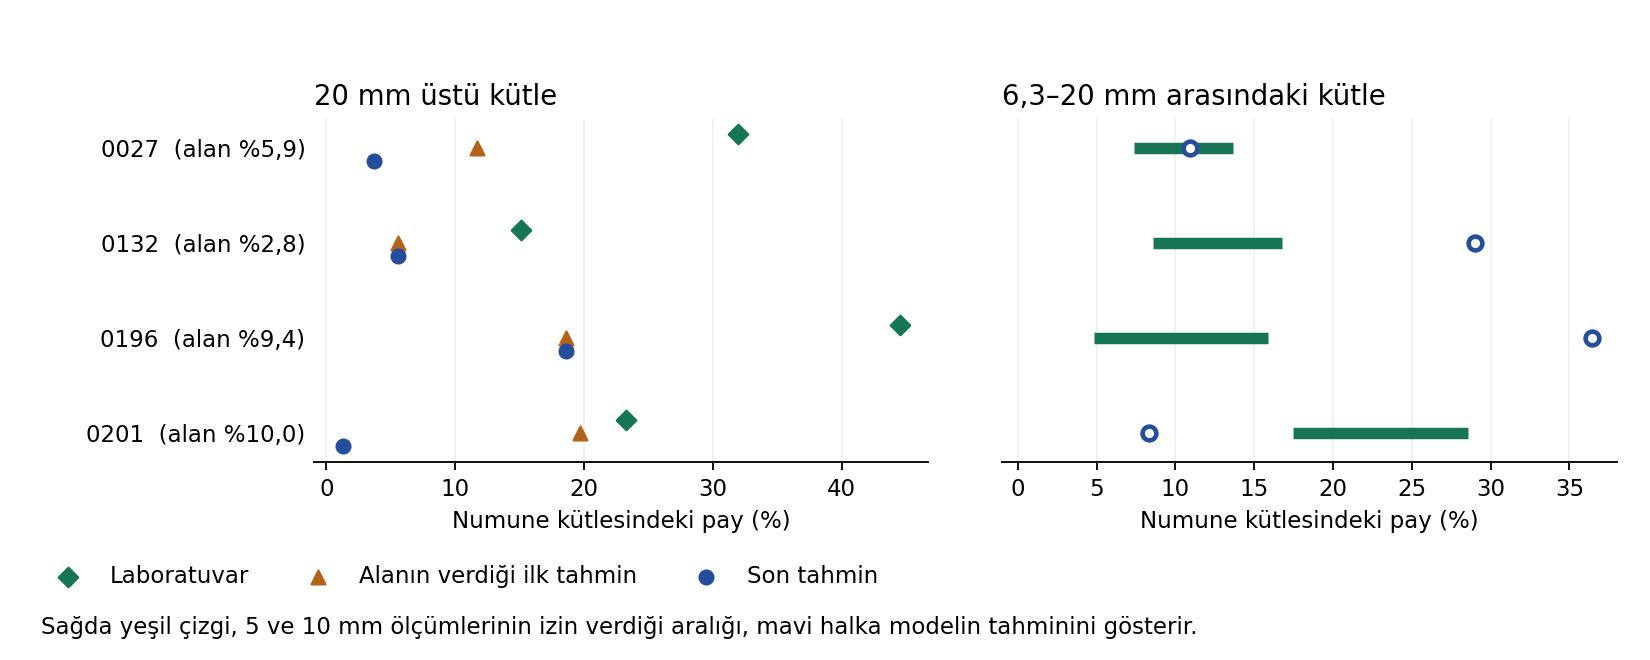

The script that saved this image:
"""İri taş alanının kütleye dönüşümünü iki boyut aralığında denetle."""
from pathlib import Path
from unittest.mock import patch

import cv2
import numpy as np
import pandas as pd
from PIL import Image, ImageDraw, ImageFont
from skimage.measure import regionprops_table
from threadpoolctl import threadpool_limits

from montreal_20mm_sinama import (
    MASKS, NATIVE_PPM, PHOTOS, PHYSICAL_CAMERA, PPM, calibration, crop_box, features,
    gsd, keys, landscape, load_model, out, segment, update20, v3,
)
from orta_elek_kismi_duzeltme import BANDS, band_curve
from v3_knn_esit_karisim import labels


def inputs():
    def load(name):
        return pd.read_csv(out / name, dtype={"sample_id": str}).set_index("sample_id")

    old = load("montreal_20mm_sonuclar.csv")
    used = old.index.union(load("montreal_egitim_secimi.csv").index).union(load("montreal_pilot_referans.csv").index)
    meta = pd.read_csv(PHOTOS.parent / "psd_mass_path_80_to_0_08mm_no_ballast.csv", dtype={"sample_id": str})
    dry = meta.loc[meta.dry_or_moist.eq("dry")].sort_values("image_path")
    first = dry.drop_duplicates("sample_id").set_index("sample_id").sort_index()
    pool = first.loc[~first.index.isin(used) & first["%_20mm"].le(85)]
    rng = np.random.default_rng(42)
    ids = []
    for kind in ("bulk", "splitspoon"):
        group = pool.loc[pool.image_path.str.contains(f"_{kind}_")]
        ids.extend(rng.choice(group.index, 2, replace=False))
    assert ids == ["0027", "0132", "0196", "0201"]
    natural = pool.loc[pool.image_path.str.contains(r"_(?:bulk|splitspoon)_")].drop(ids)
    stress = natural["%_20mm"].idxmin()
    assert stress == "0309"
    chosen = first.loc[[*ids, stress, *old.index]].copy()
    chosen["file"] = chosen.image_path.map(lambda s: Path(s).name)
    assert chosen.index.is_unique and chosen.loc[old.index, "file"].equals(old.file)
    chosen["new"] = chosen.index.isin(ids)
    chosen["stress"] = chosen.index == stress
    return chosen, old


def measure(chosen):
    model = None
    rows = []
    for soil, row in chosen.iterrows():
        photo = landscape(PHOTOS / row.file)
        assert photo.size == (8192, 5464)
        rect = crop_box(photo)
        stem = Path(row.file).stem
        path = MASKS / (stem + "_" + "_".join(map(str, rect)) + f"_{PPM}.npz")
        if not path.exists():
            if model is None:
                model = load_model(out.parent / ".venv" / "IG2_full_set_cp_SAM")
            segment(model, photo, rect, stem, PPM)
        with np.load(path) as data:
            mask = data["mask"]
        assert mask.shape == tuple(round((rect[j+2]-rect[j])*PPM/NATIVE_PPM) for j in (1, 0))
        props = regionprops_table(mask, properties=("axis_minor_length", "area"))
        size = props["axis_minor_length"]/PPM
        areas = {"a_"+s: 100*props["area"][size > float(s)].sum()/mask.size for s in BANDS}
        rows.append(dict(sample_id=soil, **areas))
        print(soil, round(areas["a_20"], 3), flush=True)
    return pd.DataFrame(rows).set_index("sample_id")


def middle_mass(curves, soil_areas, ref_areas):
    values = []
    for soil, curve in curves.iterrows():
        adjusted = band_curve(curve.to_numpy(), ref_areas, soil_areas.loc[soil])
        assert np.all(np.diff(adjusted) >= -1e-8)
        values.append(adjusted[gsd.COLS.index("20")]-adjusted[gsd.COLS.index("6.3")])
    return pd.Series(values, index=curves.index)


def plot_new(result):
    import matplotlib
    matplotlib.use("Agg")
    import matplotlib.pyplot as plt

    fresh = result[result.new]
    y = np.arange(len(fresh))
    fig, (coarse, mid) = plt.subplots(1, 2, figsize=(10, 4.0), sharey=True)
    fig.subplots_adjust(left=.19, right=.98, top=.82, bottom=.30, wspace=.12)
    lab, area, model = "#167556", "#b26318", "#254d9b"
    coarse.scatter(fresh.mass20_lab, y-.14, color=lab, marker="D", label="Laboratuvar", zorder=3)
    coarse.scatter(fresh.mass20_from_area, y, color=area, marker="^", label="Alanın verdiği ilk tahmin", zorder=3)
    coarse.scatter(fresh.mass20_model, y+.14, color=model, label="Son tahmin", zorder=3)
    mid.hlines(y, fresh.mass6_3_20_lab_low, fresh.mass6_3_20_lab_high, color=lab, lw=5)
    mid.scatter(fresh.mass6_3_20_model, y, facecolors="white", edgecolors=model, linewidths=2, zorder=3)
    coarse.set_yticks(y, [f"{s}  (alan %{a:.1f})".replace(".", ",") for s, a in fresh.a_20.items()])
    coarse.invert_yaxis()
    coarse.set_title("20 mm üstü kütle", loc="left")
    mid.set_title("6,3–20 mm arasındaki kütle", loc="left")
    for ax in (coarse, mid):
        ax.set_xlabel("Numune kütlesindeki pay (%)")
        ax.set_xlim(left=-1)
        ax.grid(axis="x", alpha=.18)
        ax.spines[["top", "right", "left"]].set_visible(False)
        ax.tick_params(axis="y", length=0)
    fig.legend(*coarse.get_legend_handles_labels(), loc="lower left", bbox_to_anchor=(.015,.078),
               frameon=False, ncol=3)
    fig.text(.025, .04, "Sağda yeşil çizgi, 5 ve 10 mm ölçümlerinin izin verdiği aralığı, mavi halka modelin tahminini gösterir.")
    fig.savefig(out / "iri_alan_iki_aralik.png", dpi=165, facecolor="white")
    plt.close(fig)


def show_masks(result):
    sheet = Image.new("RGB", (820, 905), "white")
    draw = ImageDraw.Draw(sheet)
    font = ImageFont.truetype("arial.ttf", 16)
    for i, (soil, row) in enumerate(result[result.new | result.stress].iterrows()):
        photo = landscape(PHOTOS / row.file)
        rect = crop_box(photo)
        key = Path(row.file).stem+"_"+"_".join(map(str, rect))+f"_{PPM}.npz"
        with np.load(MASKS / key) as data:
            mask = data["mask"]
        props = regionprops_table(mask, properties=("label", "axis_minor_length"))
        rgb = np.asarray(photo.crop(rect).resize((mask.shape[1], mask.shape[0]), Image.Resampling.LANCZOS)).copy()
        for label, diam in zip(props["label"], props["axis_minor_length"]/PPM):
            if diam <= 6.3:
                continue
            contours, _ = cv2.findContours((mask == label).astype(np.uint8), cv2.RETR_EXTERNAL, cv2.CHAIN_APPROX_SIMPLE)
            cv2.drawContours(rgb, contours, -1, (255, 197, 0) if diam > 20 else (37, 219, 236), 4)
        tile = Image.fromarray(rgb)
        tile.thumbnail((400, 263), Image.Resampling.LANCZOS)
        x, y = 5 + (i%2)*410, (i//2)*290
        sheet.paste(tile, (x, y))
        kind = " (uç durum)" if row.stress else ""
        draw.text((x, y+263), f"{soil}{kind}    20 mm üstü görünür alan %{row.a_20:.1f}".replace(".", ","),
                  font=font, fill="black")
    draw.text((5, 876), "Sarı çizgiler 20 mm üstü, turkuaz çizgiler 6,3–20 mm kısa eksenli adayları gösteriyor.", font=font, fill="black")
    sheet.save(out / "iri_alan_iki_aralik_maskeler.jpg", quality=92)


def main():
    chosen, old = inputs()
    areas = measure(chosen)
    cv2.setNumThreads(1)
    with threadpool_limits(1), patch.dict(gsd.PHONES, {PHYSICAL_CAMERA: (8192, NATIVE_PPM)}):
        factor = calibration()
        rows = []
        for soil, name in chosen.file.items():
            values = features.image_features(PHOTOS / name, PHYSICAL_CAMERA)
            rows.append(dict(sample_id=soil, **{k: values[k] for k in keys}))
        raw = v3(pd.DataFrame(rows)).loc[chosen.index]
    all_areas = pd.read_csv(out / "maske_elek_alanlari.csv").groupby(["split", "sample_id"])[
        ["a_"+s for s in BANDS]].mean()
    ref = all_areas.loc["train"]
    archive = pd.read_csv(out / "submission_v3_63mm_kontrollu.csv", index_col="sample_id")
    baseline = pd.read_csv(out / "submission_v3_tam_yuzey_20mm.csv", index_col="sample_id")
    np.testing.assert_allclose(middle_mass(baseline, all_areas.loc["test"], ref),
                               (archive["20"]-archive["6.3"]).loc[baseline.index], atol=1.1e-6, rtol=0)
    h374_train = ref.drop("H374").a_20
    cutoff = h374_train.max()
    reduced_factor = (h374_train @ (100-labels.loc[h374_train.index, "20"])) / (h374_train @ h374_train)
    base = raw.copy()
    base["20"] = update20(raw, areas.a_20, factor)
    result = chosen[["file", "new", "stress"]].join(areas)
    result["above_H374_fold_range"] = areas.a_20.gt(cutoff)
    result["above_full_range"] = areas.a_20.gt(ref.a_20.max())
    result["mass20_lab"] = 100-chosen["%_20mm"]
    result["sample_mass_g"] = chosen["sample_mass (g)"]
    result["coarse_mass_g_from_lab_percent"] = result.sample_mass_g*result.mass20_lab/100
    result["mass20_from_area"] = factor*areas.a_20
    result["mass20_from_H374_fold_factor"] = reduced_factor*areas.a_20
    result["mass20_model"] = 100-base["20"]
    result["mass6_3_20_before_band"] = base["20"]-base["6.3"]
    result["mass6_3_20_model"] = middle_mass(base, areas, ref)
    # P5 <= P6.3 <= P10. Both endpoints use actual measured sieve passages.
    assert (chosen["%_5mm"] <= chosen["%_10mm"]).all() and (chosen["%_10mm"] <= chosen["%_20mm"]).all()
    result["mass6_3_20_lab_low"] = chosen["%_20mm"]-chosen["%_10mm"]
    result["mass6_3_20_lab_high"] = chosen["%_20mm"]-chosen["%_5mm"]
    mid = result.mass6_3_20_model
    result["mid_error_to_interval"] = mid-mid.clip(lower=result.mass6_3_20_lab_low,
                                                   upper=result.mass6_3_20_lab_high)
    np.testing.assert_allclose(result.loc[old.index, "a_20"], old.area20_pct, atol=1e-6, rtol=0)
    np.testing.assert_allclose(result.loc[old.index, "mass20_model"], old.corrected_retained, atol=1e-6, rtol=0)
    np.testing.assert_allclose(result.loc[old.index, "mass20_lab"], old.actual_retained, atol=1e-6, rtol=0)
    assert result.notna().all().all() and (mid + result.mass20_model <= 100+1e-8).all()
    result.to_csv(out / "iri_alan_iki_aralik_sonuclar.csv", float_format="%.6f")
    plot_new(result)
    show_masks(result)
    print("Calibration", factor, reduced_factor, "area thresholds", cutoff, ref.a_20.max())
    print(result.loc[result.new | result.stress | result.above_H374_fold_range, [
        "new", "a_20", "mass20_lab", "mass20_from_area", "mass20_model", "mass6_3_20_model",
        "mass6_3_20_lab_low", "mass6_3_20_lab_high", "mid_error_to_interval"]].round(2).to_string())


if __name__ == "__main__":
    main()
